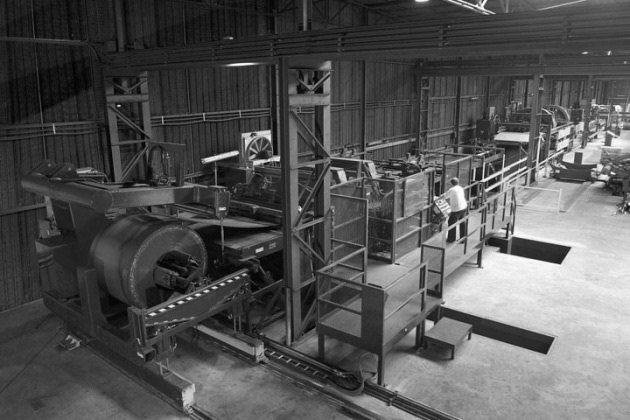
%> input picture factory.jpg, 630 x 420 px
$ octave askisi_1_5.m   (GNU Octave 9; MATLAB toolbox functions it lacks are replaced by stand-ins)
%> lines starting %> are read from the running program, lines starting %| are printed output that depends on the picture; in (x1, y1, x2, y2) boxes, pixels count from 0 and x2, y2 are one past the last pixel; in counts of white or black regions, pixels touching at a corner belong together; the program's own positions count from 1
% Import the image
f = imread("factory.jpg");
%> f is the input picture: size 420x630x3 uint8; min 0, max 255, mean 84.2
f = rgb2gray(f);
%> f: size 420x630 uint8
factory = im2double(f);

whos f

% 2D delta impulse signal
impulse = zeros(31, 31);
impulse(16, 16) = 1;

%% Gauss Smoothing Kernel Filter

std = 1.7;  % Standard deviation
factory_filt = imgaussfilt(factory, std, 'FilterSize', 9);
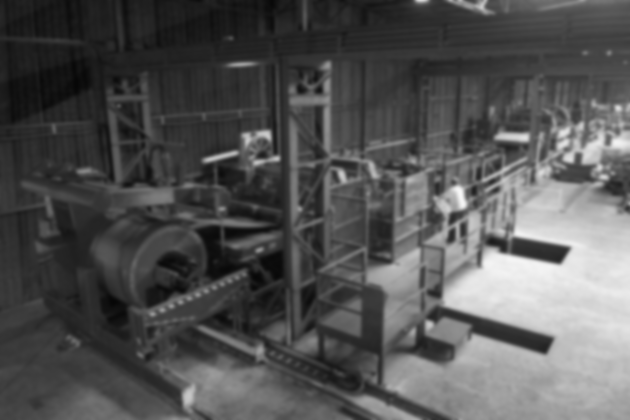
%> factory_filt: size 420x630 double; min 0.0273, max 0.968, mean 0.33

%% White Noise Addition

% Convert SNR to linear scale
snr_db = 10;
snr_lin = 10^(snr_db / 10);
image_pow = sum(factory_filt(:).^2 / numel(factory_filt));
%> image_pow = 0.155
noise_pow = image_pow / snr_lin;
%> noise_pow = 0.0155

factory_filt_noised = imnoise(factory_filt, 'gaussian', 0, noise_pow);
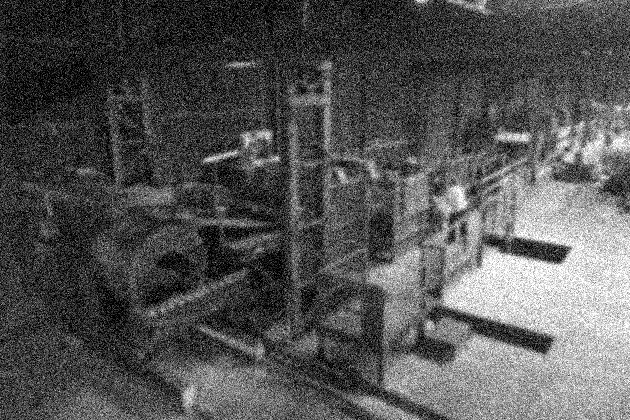
%> factory_filt_noised: size 420x630 double; min 0, max 1, mean 0.333

% figure, imshow(factory_filt_noised);
% [r, snr] = psnr(factory_filt_noised, factory);

%% Impulse Response and Frequency Response of Gaussian Kernel
impulse_response = imgaussfilt(impulse, std);

% Compute the frequency response using the FFT
frequency_response = fftshift(fft2(impulse_response));

% Compute the magnitude spectrum (absolute value)
magnitude_spectrum = abs(frequency_response);

show_img(factory, factory_filt_noised, impulse_response, magnitude_spectrum);
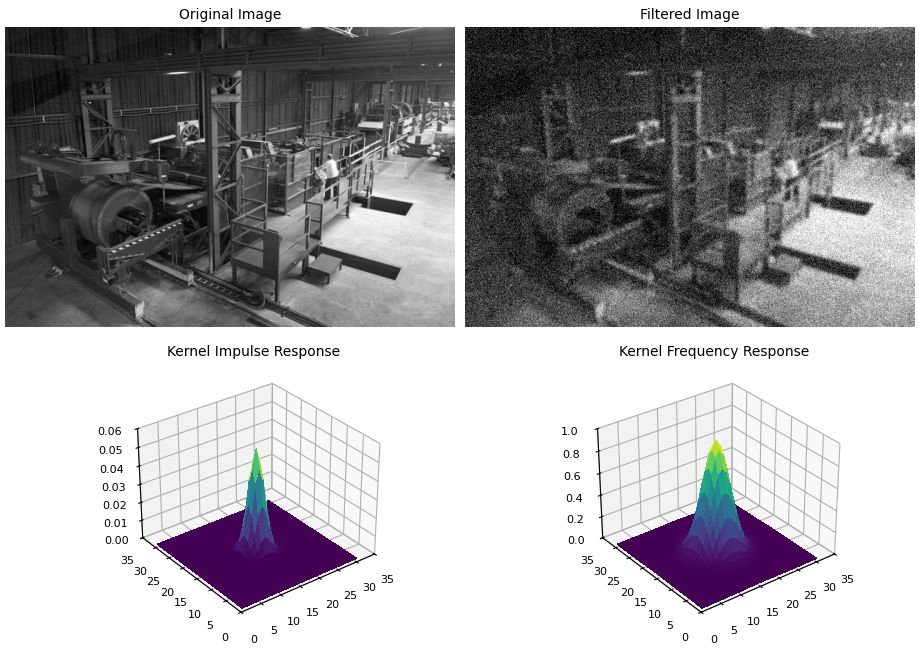
%> figure redrawn from the program's plot data, 4 panels


%% Wiener Denoise and Inverse Filter

gaussian_kernel = fspecial('gaussian', 9, std);

denoised_image = wiener2(factory_filt_noised, [5 5], noise_pow);
factory_wiener_inverse_restored = deconvwnr(denoised_image, gaussian_kernel);
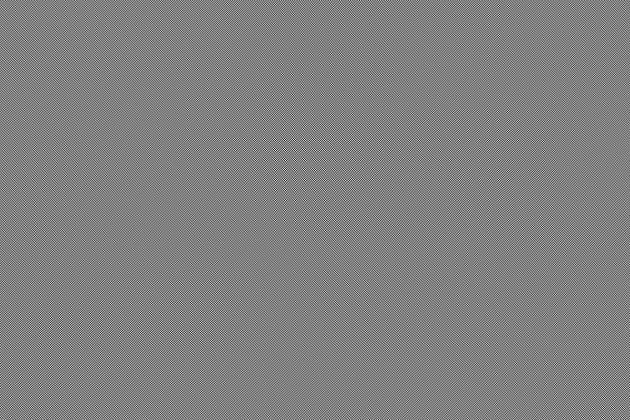
%> factory_wiener_inverse_restored: size 420x630 double; min -52366.3, max 50828.3, mean 0.3; drawn with min black and max white
% factory_wiener_inverse_restored = rescale(factory_wiener_inverse_restored);

% Apply a threshold to the filtered image
maxx = max(abs(factory_wiener_inverse_restored(:)));
%> maxx = 52366.3
threshold = 0.2 * maxx;
%> threshold = 10473.3
thresholded_image = factory_wiener_inverse_restored;
old_image = thresholded_image;
thresholded_image(abs(thresholded_image) < threshold) = 255;

figure, montage({factory_wiener_inverse_restored, thresholded_image}, 'BorderSize', 12)
%> after `montage({factory_wiener_inverse_restored, thresholded_image}, 'BorderS`:
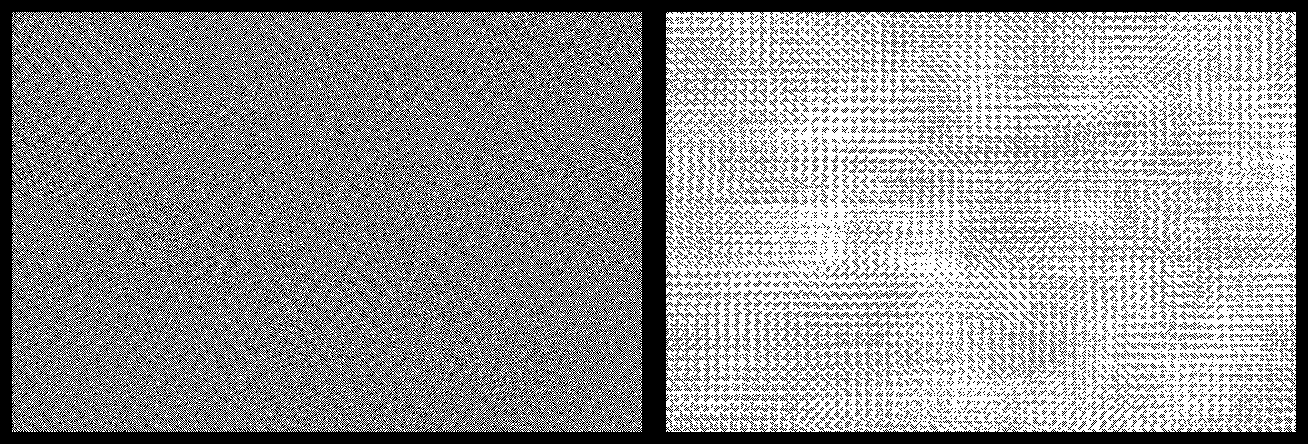
%> displayed picture: size 444x1308, on the screen's scale of 0 to 255; min 0, max 255, mean 150


%% Wiener Deconvolution

signal_var = var(factory(:));
%> signal_var = 0.0512
nsr = noise_pow / signal_var;
%> nsr = 0.303

factory_wiener_deconv = deconvwnr(factory_filt_noised, gaussian_kernel, nsr);

%% With Estimations

% Extract a representative noise patch from the image
noisePatch = factory_filt_noised(100:200, 100:200);
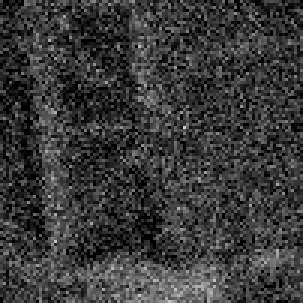
%> noisePatch: size 101x101 double (shown 3 times larger); min 0, max 0.808, mean 0.228

% Calculate the power of the noise patch
noisePower = var(noisePatch(:));
%> noisePower = 0.0198

% Estimate the power of the signal
signalPower = mean(factory(:)).^2;
%> signalPower = 0.109

% Calculate the Noise Power Ratio (NPR)
NPR = noisePower / signalPower;
%> NPR = 0.181

% Determine the Wiener filter parameters
factory_wiener_deconv_estimation = deconvwnr(factory_filt_noised, gaussian_kernel, NPR);

%%
figure, montage({factory_filt_noised, factory_wiener_deconv, factory_wiener_deconv_estimation})
%> after `montage({factory_filt_noised, factory_wiener_deconv, factory_wiener_de`:
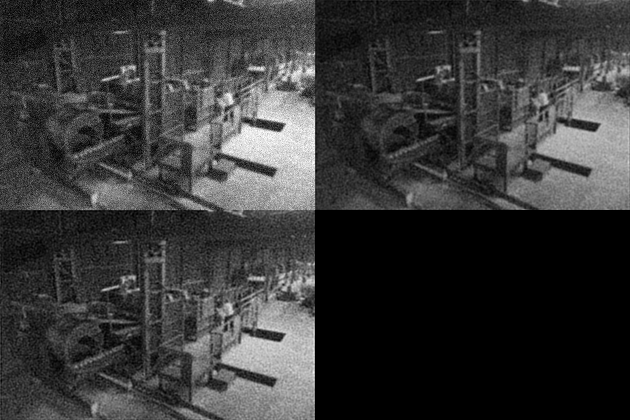
%> displayed picture: size 840x1260, on the screen's scale of 0 to 255 (shown at 1/2 size); min 0, max 255, mean 55.4
%%
function show_img(image, image_filtered, impulse, freq_resp)
    figure;
    subplot(3, 2, 1);
    imshow(image);
    title('Original Image');

    subplot(3, 2, 2);
    imshow(image_filtered);
    title('Filtered Image');

    subplot(3, 2, 3);
    surf(impulse);
    title('Kernel Impulse Response');

    subplot(3, 2, 4);
    surf(freq_resp);
    title('Kernel Frequency Response');

%     Adjust the subplot arrangement and spacing
%   set(gcf, 'Position', [0.2, 0.2, 0.6, 0.6]);
end

$ run again, with clock.jpg copied over factory.jpg
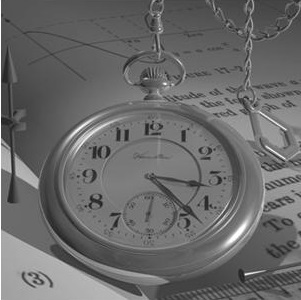
%> input picture clock.jpg, 301 x 300 px
%> f is the input picture: size 300x301x3 uint8; min 27, max 255, mean 105.7
%> f: size 300x301 uint8
%> image_pow = 0.183
%> noise_pow = 0.0183
%> maxx = 154322.5
%> threshold = 30864.5
%> `montage({factory_wiener_inverse_restored, thresholded_image}, 'BorderS`:
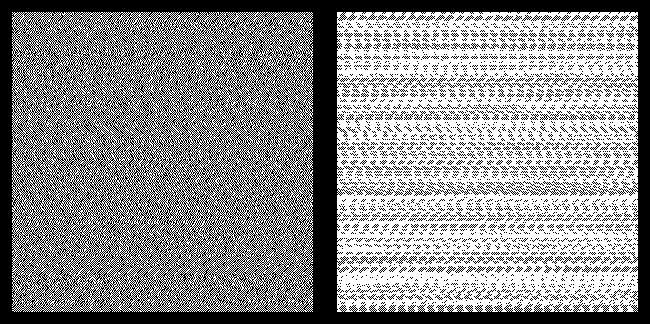
%> displayed picture: size 324x650, on the screen's scale of 0 to 255; 55.9% white; 2837 black regions (2720 under 20 px), largest, box (x1, y1, x2, y2) and area: (0, 0, 650, 324) 76774, (402, 43, 450, 50) 108, (451, 43, 499, 49) 101
%> signal_var = 0.0142
%> nsr = 1.29
%> noisePower = 0.0209
%> signalPower = 0.172
%> NPR = 0.122
%> `montage({factory_filt_noised, factory_wiener_deconv, factory_wiener_de`:
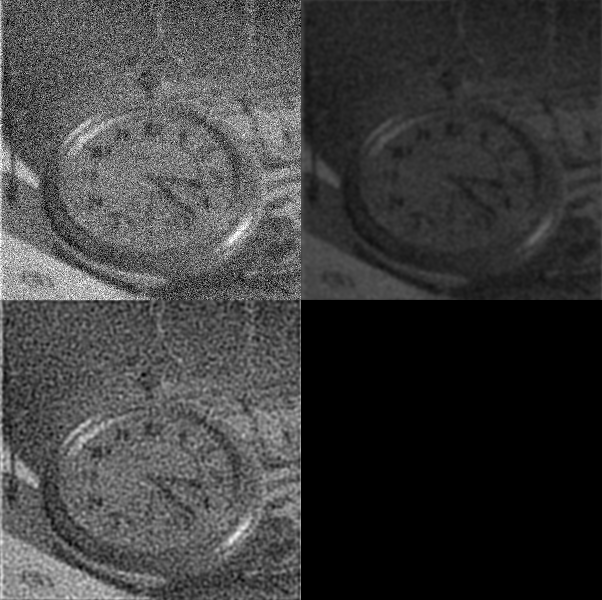
%> displayed picture: size 600x602, on the screen's scale of 0 to 255; min 0, max 255, mean 61.6
